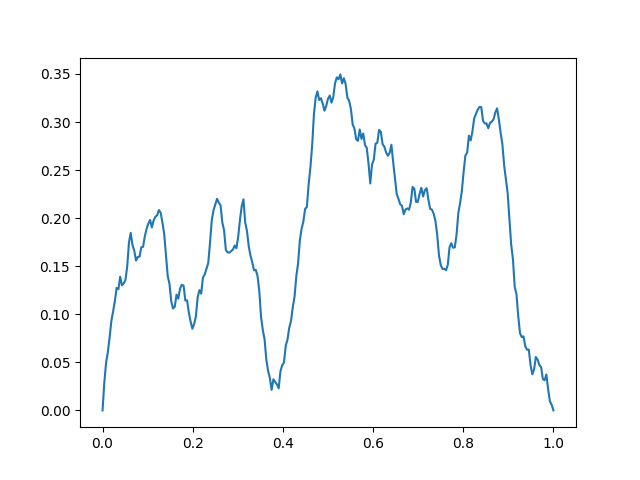

Python code for this plot:
import numpy as np
import matplotlib.pyplot as plt

def midpoint_displacement(start, end, roughness, vertical_scale, num_iterations):
    if num_iterations < 1:
        return [start, end]

    mid_x = (start[0] + end[0]) / 2
    displacement = np.random.uniform(-vertical_scale, vertical_scale)
    mid_y = (start[1] + end[1]) / 2 + displacement
    mid_point = (mid_x, mid_y)

    left_points = midpoint_displacement(start, mid_point, roughness, vertical_scale * roughness, num_iterations - 1)
    right_points = midpoint_displacement(mid_point, end, roughness, vertical_scale * roughness, num_iterations - 1)

    return left_points[:-1] + [mid_point] + right_points

start = (0, 0)
end = (1, 0)
roughness = 0.5
vertical_scale = 1
num_iterations = 8

points = midpoint_displacement(start, end, roughness, vertical_scale, num_iterations)
x, y = zip(*points)

plt.plot(x, y)
plt.savefig('fractal_mountain.png')
plt.show()




